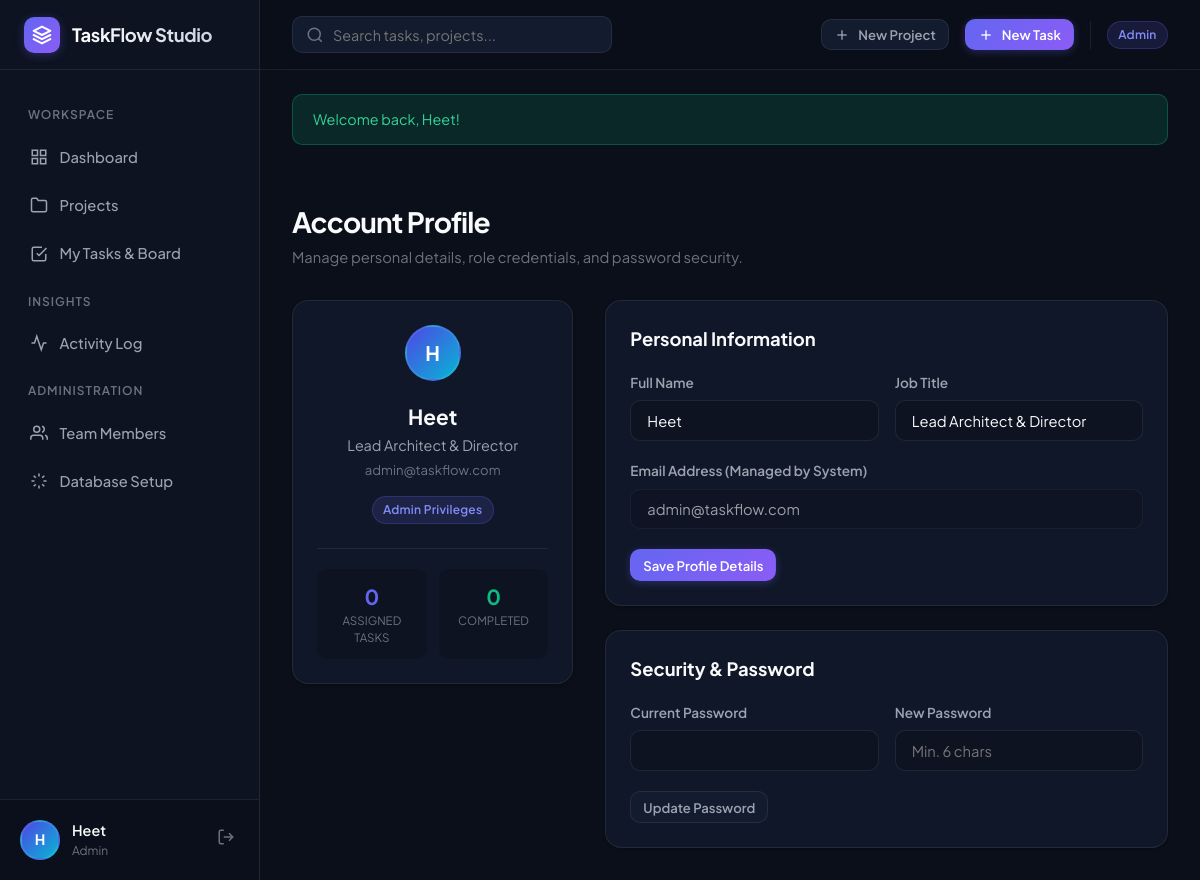
The app's page /profile.php (signed in) with its own data.
### tables this page shows
CREATE TABLE `users` (
  `id` INT AUTO_INCREMENT PRIMARY KEY,
  `name` VARCHAR(100) NOT NULL,
  `email` VARCHAR(150) NOT NULL UNIQUE,
  `password` VARCHAR(255) NOT NULL,
  `role` ENUM('admin', 'manager', 'member') NOT NULL DEFAULT 'member',
  `title` VARCHAR(100) DEFAULT 'Team Member',
  `avatar` VARCHAR(255) DEFAULT NULL,
  `created_at` DATETIME NOT NULL DEFAULT CURRENT_TIMESTAMP
);

### config/init.php (called while the page is built, shortened)
<?php
function getInitials($name) {
    $words = explode(' ', trim($name));
    $initials = '';
    foreach ($words as $w) {
        if (!empty($w)) {
            $initials .= strtoupper($w[0]);
        }
    }
    return $initials ?: 'U';
}

### profile.php (the view, shortened to what this page needs)
<?php
require_once __DIR__ . '/includes/header.php';
try {
    $pdo = getDBConnection(true);
    $userId = $currentUser['id'];
    $stmt = $pdo->prepare("
        SELECT u.*,
            (SELECT COUNT(*) FROM tasks WHERE assigned_to = u.id) AS assigned_tasks_count,
            (SELECT COUNT(*) FROM tasks WHERE assigned_to = u.id AND status = 'done') AS completed_tasks_count
        FROM users u WHERE u.id = ?
    ");
    $stmt->execute([$userId]);
    $user = $stmt->fetch();
} catch (Exception $e) {
    echo "<div class='alert alert-error'>Database error: " . htmlspecialchars($e->getMessage()) . "</div>";
    include __DIR__ . '/includes/footer.php';
    exit;
}
?>
<div class="page-content">
    <div class="page-header">
        <div>
            <h1 class="page-title">Account Profile</h1>
            <p class="page-subtitle">Manage personal details, role credentials, and password security.</p>
        </div>
    </div>
    <div style="display: grid; grid-template-columns: 1fr 2fr; gap: 2rem; max-width: 1000px;">
        <div class="card" style="text-align: center; height: fit-content;">
            <div class="avatar avatar-lg" style="margin: 0 auto 1.25rem;">
                <?= getInitials($user['name']) ?>
            </div>
            <h2 style="font-size: 1.3rem; font-weight: 700; color: var(--text-main);"><?= htmlspecialchars($user['name']) ?></h2>
            <p style="color: var(--text-secondary); font-size: 0.9rem; margin-top: 0.2rem;"><?= htmlspecialchars($user['title'] ?: 'Team Member') ?></p>
            <p style="color: var(--text-muted); font-size: 0.82rem; margin-top: 0.2rem;"><?= htmlspecialchars($user['email']) ?></p>
            <div style="margin-top: 1rem;">
                <span class="badge badge-<?= $user['role'] === 'admin' ? 'indigo' : ($user['role'] === 'manager' ? 'purple' : 'teal') ?>">
                    <?= ucfirst($user['role']) ?> Privileges
                </span>
            </div>
            <div style="display: grid; grid-template-columns: 1fr 1fr; gap: 0.75rem; margin-top: 1.5rem; padding-top: 1.25rem; border-top: 1px solid var(--border);">
                <div style="background: var(--bg-input); padding: 0.75rem; border-radius: var(--radius-md);">
                    <div style="font-size: 1.3rem; font-weight: 700; color: var(--primary);"><?= $user['assigned_tasks_count'] ?></div>
                    <div style="font-size: 0.72rem; color: var(--text-muted); text-transform: uppercase;">Assigned Tasks</div>
                </div>
                <div style="background: var(--bg-input); padding: 0.75rem; border-radius: var(--radius-md);">
                    <div style="font-size: 1.3rem; font-weight: 700; color: var(--success);"><?= $user['completed_tasks_count'] ?></div>
                    <div style="font-size: 0.72rem; color: var(--text-muted); text-transform: uppercase;">Completed</div>
                </div>
            </div>
        </div>
        <div style="display: flex; flex-direction: column; gap: 1.5rem;">
            <div class="card">
                <h3 style="font-size: 1.15rem; font-weight: 700; margin-bottom: 1.25rem; color: var(--text-main);">Personal Information</h3>
                <form method="POST">
                    <div class="form-row">
                        <div class="form-group">
                            <label class="form-label">Full Name</label>
                            <input type="text" name="name" class="form-control" value="<?= htmlspecialchars($user['name']) ?>" required>
                        </div>
                        <div class="form-group">
                            <label class="form-label">Job Title</label>
                            <input type="text" name="title" class="form-control" value="<?= htmlspecialchars($user['title'] ?: '') ?>">
                        </div>
                    </div>
                    <div class="form-group">
                        <label class="form-label">Email Address (Managed by System)</label>
                        <input type="email" class="form-control" value="<?= htmlspecialchars($user['email']) ?>" disabled style="opacity: 0.6; cursor: not-allowed;">
                    </div>
                    <button type="submit" class="btn btn-primary btn-sm">Save Profile Details</button>
                </form>
            </div>
            <div class="card">
                <h3 style="font-size: 1.15rem; font-weight: 700; margin-bottom: 1.25rem; color: var(--text-main);">Security & Password</h3>
                <form method="POST">
                    <div class="form-row">
                        <div class="form-group">
                            <label class="form-label">Current Password</label>
                            <input type="password" name="current_password" class="form-control" required>
                        </div>
                        <div class="form-group">
                            <label class="form-label">New Password</label>
                            <input type="password" name="new_password" class="form-control" placeholder="Min. 6 chars" required minlength="6">
                        </div>
                    </div>
                    <button type="submit" class="btn btn-secondary btn-sm">Update Password</button>
                </form>
            </div>
        </div>
    </div>
</div>
<?php include __DIR__ . '/includes/footer.php'; ?>

### assets/css/style.css (style rules this page uses)
:root { --bg-main: #0b0f19; --bg-sidebar: #0e1322; --bg-surface: #131b2e; --bg-surface-elevated: #1a243d; --bg-card: rgba(19, 27, 46, 0.75); --bg-card-hover: rgba(26, 36, 61, 0.9); --bg-input: #0e1322; --border: rgba(255, 255, 255, 0.08); --border-subtle: rgba(255, 255, 255, 0.04); --border-focus: #6366f1; --text-main: #f9fafb; --text-secondary: #9ca3af; --text-muted: #6b7280; --primary: #6366f1; --primary-hover: #4f46e5; --primary-glow: rgba(99, 102, 241, 0.3); --success: #10b981; --success-bg: rgba(16, 185, 129, 0.15); --warning: #f59e0b; --warning-bg: rgba(245, 158, 11, 0.15); --danger: #ef4444; --danger-bg: rgba(239, 68, 68, 0.15); --info: #06b6d4; --info-bg: rgba(6, 182, 212, 0.15); --purple: #8b5cf6; --purple-bg: rgba(139, 92, 246, 0.15); --radius-sm: 6px; --radius-md: 10px; --radius-lg: 16px; --radius-xl: 24px; --shadow-sm: 0 1px 3px rgba(0, 0, 0, 0.3); --shadow-md: 0 4px 12px rgba(0, 0, 0, 0.4); --shadow-lg: 0 10px 30px rgba(0, 0, 0, 0.5); --shadow-glow: 0 0 25px var(--primary-glow); --transition: all 0.2s cubic-bezier(0.16, 1, 0.3, 1); --sidebar-width: 260px; --topbar-height: 70px; }
*, *::before, *::after { box-sizing: border-box; margin: 0; padding: 0; }
body { font-family: 'Plus Jakarta Sans', system-ui, -apple-system, sans-serif; background-color: var(--bg-main); color: var(--text-main); line-height: 1.5; min-height: 100vh; -webkit-font-smoothing: antialiased; }
button, input, select, textarea { font-family: inherit; }
.avatar { width: 40px; height: 40px; border-radius: 50%; background: linear-gradient(135deg, #4f46e5, #06b6d4); color: #fff; display: flex; align-items: center; justify-content: center; font-weight: 700; font-size: 0.9rem; border: 2px solid var(--border); flex-shrink: 0; }
.avatar-lg { width: 56px; height: 56px; font-size: 1.25rem; }
.page-content { padding: 2rem; flex: 1; }
.page-header { display: flex; align-items: center; justify-content: space-between; margin-bottom: 2rem; flex-wrap: wrap; gap: 1rem; }
.page-title { font-size: 1.75rem; font-weight: 700; letter-spacing: -0.03em; color: var(--text-main); }
.page-subtitle { font-size: 0.92rem; color: var(--text-muted); margin-top: 0.2rem; }
.btn { display: inline-flex; align-items: center; justify-content: center; gap: 0.5rem; padding: 0.6rem 1.15rem; border-radius: var(--radius-md); font-size: 0.9rem; font-weight: 600; cursor: pointer; transition: var(--transition); border: 1px solid transparent; white-space: nowrap; }
.btn-primary { background: linear-gradient(135deg, var(--primary), var(--purple)); color: #fff; box-shadow: 0 2px 8px var(--primary-glow); }
.btn-secondary { background-color: var(--bg-surface); border-color: var(--border); color: var(--text-secondary); }
.btn-sm { padding: 0.4rem 0.75rem; font-size: 0.82rem; }
.card { background-color: var(--bg-card); backdrop-filter: blur(10px); border: 1px solid var(--border); border-radius: var(--radius-lg); padding: 1.5rem; box-shadow: var(--shadow-sm); transition: var(--transition); }
.badge { display: inline-flex; align-items: center; gap: 0.35rem; padding: 0.25rem 0.65rem; border-radius: 9999px; font-size: 0.75rem; font-weight: 600; text-transform: capitalize; letter-spacing: 0.02em; }
.badge-primary, .badge-indigo { background: rgba(99, 102, 241, 0.15); color: #818cf8; border: 1px solid rgba(99, 102, 241, 0.25); }
.form-group { margin-bottom: 1.25rem; }
.form-label { display: block; font-size: 0.85rem; font-weight: 600; margin-bottom: 0.45rem; color: var(--text-secondary); }
.form-control { width: 100%; background-color: var(--bg-input); border: 1px solid var(--border); border-radius: var(--radius-md); padding: 0.65rem 1rem; color: var(--text-main); font-size: 0.92rem; transition: var(--transition); }
.form-row { display: grid; grid-template-columns: repeat(auto-fit, minmax(200px, 1fr)); gap: 1rem; }

### records on screen
users: name "H", name "Heet", title "Lead Architect & Director", email "admin@taskflow.com", role "Admin"

### other values on screen
getInitials($currentUser['name'] ?? 'User') "H"
$currentUser['name'] "Heet"
$currentUser['role'] "Admin"
$flash['message'] "Welcome back, Heet!"
$user['assigned_tasks_count'] "0"
$user['completed_tasks_count'] "0"
